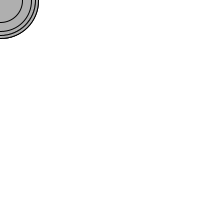
Frame 1 (no input)
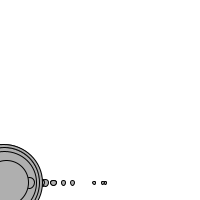
Frame 60 (the mouse pressed at the canvas centre just before this capture)
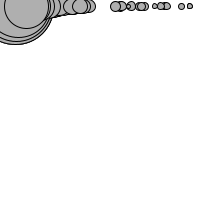
Frame 120 (the mouse held since frame 60 and released just before this capture)

The Processing sketch that drew these frames (run headless with seeded random() and noise(); from frame 60 on, the mouse is pressed at the canvas centre):

// Processing sketch: e03
// ── e03.pde
Mover[] movers;

void setup() {
  size(200,200);
  background(255);
  movers = new Mover[100];
  for (int i = 0; i < movers.length; i++)
    movers[i] = new Mover(random(0.1,5),0,0);
}

void draw() {
  background(255);
  
  PVector wind = new PVector(0.01,0);
  PVector gravity = new PVector(0,0.1);
  PVector[] forces = new PVector[]{wind,gravity};
  
  for (int i = 0; i < movers.length; i++) {
    gravity.y = 0.1*movers[i].mass;
    movers[i].update(forces);
    movers[i].display();
  }
}

class Mover {
  
  PVector location;
  PVector velocity;
  float mass;
  
  Mover(float m, float x, float y) {
    mass = m;
    location = new PVector(x,y);
    velocity = new PVector(0,0);
  }
  
  void update(PVector[] forces) {
    PVector acceleration = PVector.div(sumVectors(forces),mass);
    velocity.add(acceleration);
    location.add(velocity);
    
    _checkEdges();
  }
  
  void display() {
    stroke(0);
    fill(175);
    ellipse(location.x,location.y,16*mass,16*mass);
  }
  
  void _checkEdges() {
    // walls
    if (location.x < 0) {
      location.x = 0;
      velocity.x = abs(velocity.x);
    } else if (location.x > width) {
      location.x = width;
      velocity.x = -abs(velocity.x);
    }
    
    // floor
    if (location.y > height) {
      location.y = height;
      velocity.y = -abs(velocity.y);
    }
  }
}

PVector sumVectors(PVector[] vectors) {
  PVector result = new PVector(0,0);
  for (int i = 0; i < vectors.length; i++)
    result.add(vectors[i]);
  return result;
}
